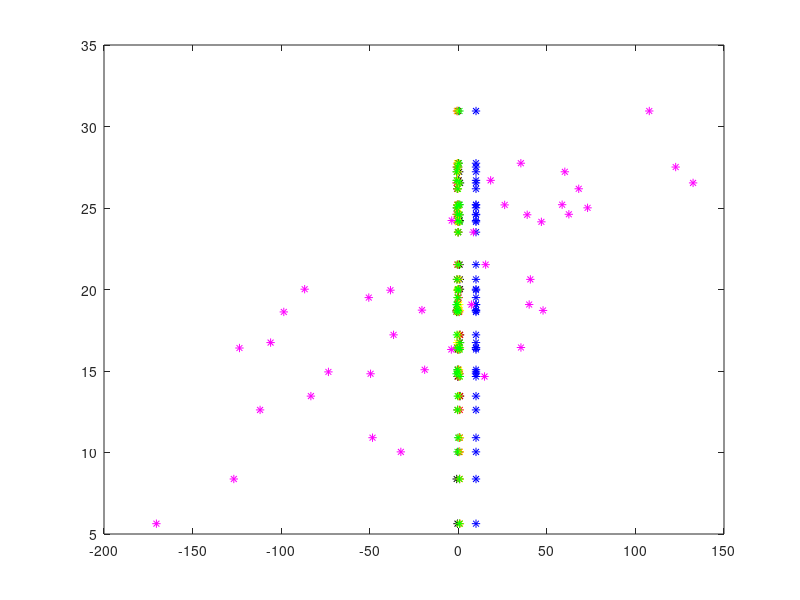

The MATLAB source for this figure: (Note: this script raises an error after producing the figure.)
clear all
close all

load data.mat

x1 = data(1:5,:)'; x1 = x1(:);
x2 = data(6:10,:)'; x2 = x2(:);
x3 = data(11:15,:)'; x3 = x3(:);
x4 = data(16:20,:)'; x4 = x4(:);
x5 = data(21:25,:)'; x5 = x5(:);
x6 = data(26:30,:)'; x6 = x6(:);
y  = data(31:35,:)'; y = y(:);

X = [ones(length(x1),1),x1,x2,x3,x4,x5,x6];

Beta = (X'*X)\X'*y;

yy = X*Beta;

plot(x1,y,'b*',x2,y,'k*',x3,y,'r*',x4,y,'y*',x5,y,'g*',x6,y,'m*')
hold on

stepwise(X(:,2:end),y)

%Rank X6 X4 X3 X1 X2 X5
